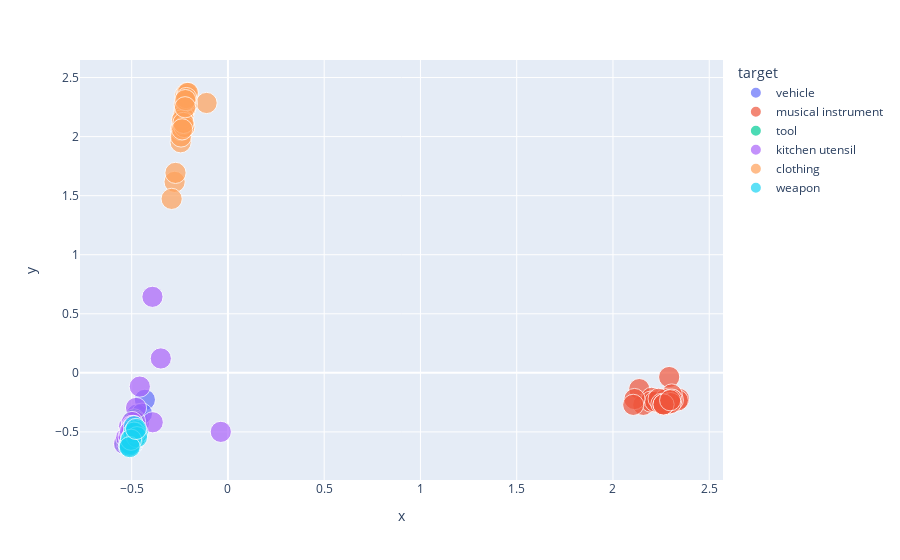

Notebook code for this chart:
### Code cell
transformed_df = pd.DataFrame(transformed_X, columns=['x','y'])
transformed_df['target'] = train_y.values
transformed_df['name'] = df.index
transformed_df['size'] = [1 for i in range(transformed_df.shape[0])]
px.scatter(transformed_df, x='x', y='y',
              color='target', hover_data=['name'], size='size', size_max=15)

### Figure 1 — Plotly figure (JSON) as saved in the notebook; plotly's stock layout.template omitted (floating-point values rounded to 4 significant figures)
{"data": [{"customdata": [["(hot air) balloon"], ["airplane"], ["bicycle"], ["boat"], ["bus"], ["car"], ["carriage"], ["cart"], ["go-cart"], ["helicopter"], ["hovercraft"], ["jeep"], ["kick scooter"], ["motorbike (moto)"], ["rocket"], ["scooter (bromfiets)"], ["scooter (brommer)"], ["skateboard"], ["sled"], ["submarine"], ["subway train"], ["taxi"], ["tractor"], ["trailer"], ["train"], ["tram"], ["truck (camion)"], ["truck (vrachtwagen)"], ["van"], ["zeppelin"]], "hovertemplate": "target=vehicle<br>x=%{x}<br>y=%{y}<br>size=%{marker.size}<br>name=%{customdata[0]}<extra></extra>", "legendgroup": "vehicle", "marker": {"color": "#636efa", "size": [1, 1, 1, 1, 1, 1, 1, 1, 1, 1, 1, 1, 1, 1, 1, 1, 1, 1, 1, 1, 1, 1, 1, 1, 1, 1, 1, 1, 1, 1], "sizemode": "area", "sizeref": 0.004444, "symbol": "circle"}, "mode": "markers", "name": "vehicle", "orientation": "v", "showlegend": true, "type": "scatter", "x": [-0.4316, -0.4965, -0.4721, -0.4831, -0.5048, -0.4947, -0.4674, -0.499, -0.4757, -0.4951, -0.4939, -0.4928, -0.4739, -0.4869, -0.4904, -0.4957, -0.4843, -0.4629, -0.4699, -0.4998, -0.503, -0.4864, -0.5013, -0.4795, -0.5001, -0.5002, -0.508, -0.5101, -0.5037, -0.4466], "xaxis": "x", "y": [-0.228, -0.5743, -0.3527, -0.5204, -0.5801, -0.4858, -0.4575, -0.5113, -0.4842, -0.602, -0.5791, -0.5342, -0.4676, -0.506, -0.5729, -0.5263, -0.4874, -0.4324, -0.4531, -0.597, -0.575, -0.5576, -0.5874, -0.4542, -0.5808, -0.5806, -0.5743, -0.5951, -0.5776, -0.3451], "yaxis": "y"}, {"customdata": [["accordion"], ["bagpipe"], ["banjo"], ["bass guitar"], ["bassoon"], ["cello"], ["clarinet"], ["cymbals"], ["double bass"], ["drum"], ["drum set"], ["flute"], ["guitar"], ["harmonica"], ["harp"], ["harpsichord"], ["organ"], ["pan flute"], ["piano"], ["recorder"], ["saxophone"], ["synthesizer"], ["tambourine"], ["triangle"], ["trombone"], ["trumpet"], ["violin"]], "hovertemplate": "target=musical instrument<br>x=%{x}<br>y=%{y}<br>size=%{marker.size}<br>name=%{customdata[0]}<extra></extra>", "legendgroup": "musical instrument", "marker": {"color": "#EF553B", "size": [1, 1, 1, 1, 1, 1, 1, 1, 1, 1, 1, 1, 1, 1, 1, 1, 1, 1, 1, 1, 1, 1, 1, 1, 1, 1, 1], "sizemode": "area", "sizeref": 0.004444, "symbol": "circle"}, "mode": "markers", "name": "musical instrument", "orientation": "v", "showlegend": true, "type": "scatter", "x": [2.137, 2.292, 2.289, 2.302, 2.29, 2.343, 2.278, 2.158, 2.337, 2.201, 2.283, 2.252, 2.305, 2.197, 2.311, 2.26, 2.219, 2.273, 2.304, 2.237, 2.3, 2.252, 2.112, 2.105, 2.262, 2.263, 2.297], "xaxis": "x", "y": [-0.1374, -0.03527, -0.2195, -0.2122, -0.2431, -0.2203, -0.243, -0.2709, -0.2336, -0.2114, -0.2643, -0.2575, -0.1829, -0.2436, -0.23, -0.2483, -0.2417, -0.2233, -0.2242, -0.2195, -0.2561, -0.2631, -0.2216, -0.2708, -0.2689, -0.2671, -0.2318], "yaxis": "y"}, {"customdata": [["anvil"], ["axe"], ["chisel"], ["clamp"], ["crowbar (breekijzer)"], ["crowbar (koevoet)"], ["drill"], ["file"], ["filling knife"], ["grinding disc"], ["hammer"], ["lawn mower"], ["level"], ["nail"], ["oil can"], ["paint brush"], ["pickaxe"], ["plane"], ["plough"], ["rope"], ["saw"], ["screw wrench (engelse sleutel)"], ["screwdriver"], ["shovel"], ["tongs"], ["vacuum cleaner"], ["wheelbarrow"], ["wire brush"], ["wrench"]], "hovertemplate": "target=tool<br>x=%{x}<br>y=%{y}<br>size=%{marker.size}<br>name=%{customdata[0]}<extra></extra>", "legendgroup": "tool", "marker": {"color": "#00cc96", "size": [1, 1, 1, 1, 1, 1, 1, 1, 1, 1, 1, 1, 1, 1, 1, 1, 1, 1, 1, 1, 1, 1, 1, 1, 1, 1, 1, 1, 1], "sizemode": "area", "sizeref": 0.004444, "symbol": "circle"}, "mode": "markers", "name": "tool", "orientation": "v", "showlegend": true, "type": "scatter", "x": [-0.5128, -0.5311, -0.5209, -0.5117, -0.5232, -0.5246, -0.5121, -0.4843, -0.5183, -0.5143, -0.5351, -0.5108, -0.5059, -0.5225, -0.4993, -0.4966, -0.5254, -0.5151, -0.5186, -0.487, -0.5257, -0.5222, -0.5258, -0.521, -0.5255, -0.4979, -0.5174, -0.5074, -0.5233], "xaxis": "x", "y": [-0.5927, -0.6065, -0.5781, -0.5591, -0.605, -0.6034, -0.5958, -0.5522, -0.5656, -0.609, -0.6004, -0.5749, -0.5308, -0.5697, -0.5198, -0.4446, -0.604, -0.5685, -0.5879, -0.394, -0.6033, -0.5875, -0.5762, -0.5725, -0.5846, -0.5118, -0.5725, -0.5331, -0.5849], "yaxis": "y"}, {"customdata": [["apron"], ["bottle"], ["bowl"], ["can opener"], ["colander"], ["electric kettle"], ["fork"], ["fridge"], ["glass"], ["grater"], ["kettle"], ["knife"], ["microwave oven"], ["mixer"], ["mug"], ["nutcracker"], ["oven"], ["pan"], ["percolator"], ["place mat"], ["plate"], ["pot"], ["scales"], ["scissors"], ["sieve"], ["spatula"], ["spoon"], ["stove"], ["teaspoon"], ["toaster"], ["towel"], ["whisk"], ["wok"]], "hovertemplate": "target=kitchen utensil<br>x=%{x}<br>y=%{y}<br>size=%{marker.size}<br>name=%{customdata[0]}<extra></extra>", "legendgroup": "kitchen utensil", "marker": {"color": "#ab63fa", "size": [1, 1, 1, 1, 1, 1, 1, 1, 1, 1, 1, 1, 1, 1, 1, 1, 1, 1, 1, 1, 1, 1, 1, 1, 1, 1, 1, 1, 1, 1, 1, 1, 1], "sizemode": "area", "sizeref": 0.004444, "symbol": "circle"}, "mode": "markers", "name": "kitchen utensil", "orientation": "v", "showlegend": true, "type": "scatter", "x": [-0.3921, -0.3907, -0.4945, -0.5192, -0.5085, -0.496, -0.5141, -0.5071, -0.4829, -0.03706, -0.4984, -0.5399, -0.5027, -0.5146, -0.4774, -0.5117, -0.5068, -0.5064, -0.4911, -0.4578, -0.4986, -0.5027, -0.4997, -0.5284, -0.511, -0.5011, -0.4983, -0.5156, -0.4906, -0.4997, -0.3488, -0.5022, -0.5088], "xaxis": "x", "y": [0.6438, -0.4183, -0.4441, -0.5406, -0.4789, -0.4925, -0.4561, -0.5385, -0.4108, -0.4995, -0.509, -0.6009, -0.5146, -0.5381, -0.2968, -0.528, -0.5372, -0.5091, -0.4802, -0.1162, -0.4158, -0.4936, -0.4812, -0.5474, -0.5018, -0.4689, -0.4494, -0.5448, -0.4494, -0.4777, 0.122, -0.5038, -0.4964], "yaxis": "y"}, {"customdata": [["bathing suit"], ["beanie"], ["belt"], ["blouse"], ["boots"], ["bra"], ["cap"], ["coat"], ["dress"], ["dungarees"], ["hat"], ["jeans"], ["mittens"], ["panties"], ["pants"], ["pullover"], ["pyjamas"], ["scarf"], ["shirt"], ["shoes"], ["shorts"], ["skirt"], ["socks"], ["suit"], ["sweater"], ["t-shirt"], ["tie"], ["top"], ["tracksuit"]], "hovertemplate": "target=clothing<br>x=%{x}<br>y=%{y}<br>size=%{marker.size}<br>name=%{customdata[0]}<extra></extra>", "legendgroup": "clothing", "marker": {"color": "#FFA15A", "size": [1, 1, 1, 1, 1, 1, 1, 1, 1, 1, 1, 1, 1, 1, 1, 1, 1, 1, 1, 1, 1, 1, 1, 1, 1, 1, 1, 1, 1], "sizemode": "area", "sizeref": 0.004444, "symbol": "circle"}, "mode": "markers", "name": "clothing", "orientation": "v", "showlegend": true, "type": "scatter", "x": [-0.2411, -0.2458, -0.2771, -0.2129, -0.2926, -0.2273, -0.2447, -0.2203, -0.111, -0.2424, -0.2311, -0.2213, -0.2439, -0.2265, -0.2219, -0.2127, -0.213, -0.2336, -0.2079, -0.2724, -0.2321, -0.2148, -0.2386, -0.2264, -0.2165, -0.2216, -0.2311, -0.2227, -0.2382], "xaxis": "x", "y": [2.058, 1.952, 1.617, 2.351, 1.473, 2.219, 2.055, 2.289, 2.285, 2.073, 2.071, 2.24, 2.001, 2.273, 2.35, 2.37, 2.276, 2.104, 2.37, 1.693, 2.169, 2.307, 2.139, 2.082, 2.327, 2.309, 2.116, 2.249, 2.062], "yaxis": "y"}, {"customdata": [["bazooka"], ["bow"], ["canon"], ["club"], ["dagger"], ["double-barreled shotgun"], ["grenade"], ["knuckle dusters"], ["machine gun"], ["pistol"], ["rifle"], ["shield"], ["slingshot"], ["spear"], ["stick"], ["sword"], ["tank"], ["whip"]], "hovertemplate": "target=weapon<br>x=%{x}<br>y=%{y}<br>size=%{marker.size}<br>name=%{customdata[0]}<extra></extra>", "legendgroup": "weapon", "marker": {"color": "#19d3f3", "size": [1, 1, 1, 1, 1, 1, 1, 1, 1, 1, 1, 1, 1, 1, 1, 1, 1, 1], "sizemode": "area", "sizeref": 0.004444, "symbol": "circle"}, "mode": "markers", "name": "weapon", "orientation": "v", "showlegend": true, "type": "scatter", "x": [-0.5034, -0.4687, -0.5148, -0.4963, -0.5016, -0.5019, -0.4978, -0.4878, -0.5071, -0.5116, -0.5114, -0.4804, -0.4827, -0.4891, -0.4726, -0.5037, -0.5101, -0.4773], "xaxis": "x", "y": [-0.6187, -0.505, -0.6219, -0.5408, -0.553, -0.604, -0.5611, -0.4522, -0.6089, -0.6025, -0.6164, -0.486, -0.505, -0.5059, -0.5448, -0.5662, -0.6288, -0.4747], "yaxis": "y"}], "layout": {"legend": {"itemsizing": "constant", "title": {"text": "target"}, "tracegroupgap": 0}, "margin": {"t": 60}, "xaxis": {"anchor": "y", "domain": [0, 1], "title": {"text": "x"}}, "yaxis": {"anchor": "x", "domain": [0, 1], "title": {"text": "y"}}}}
